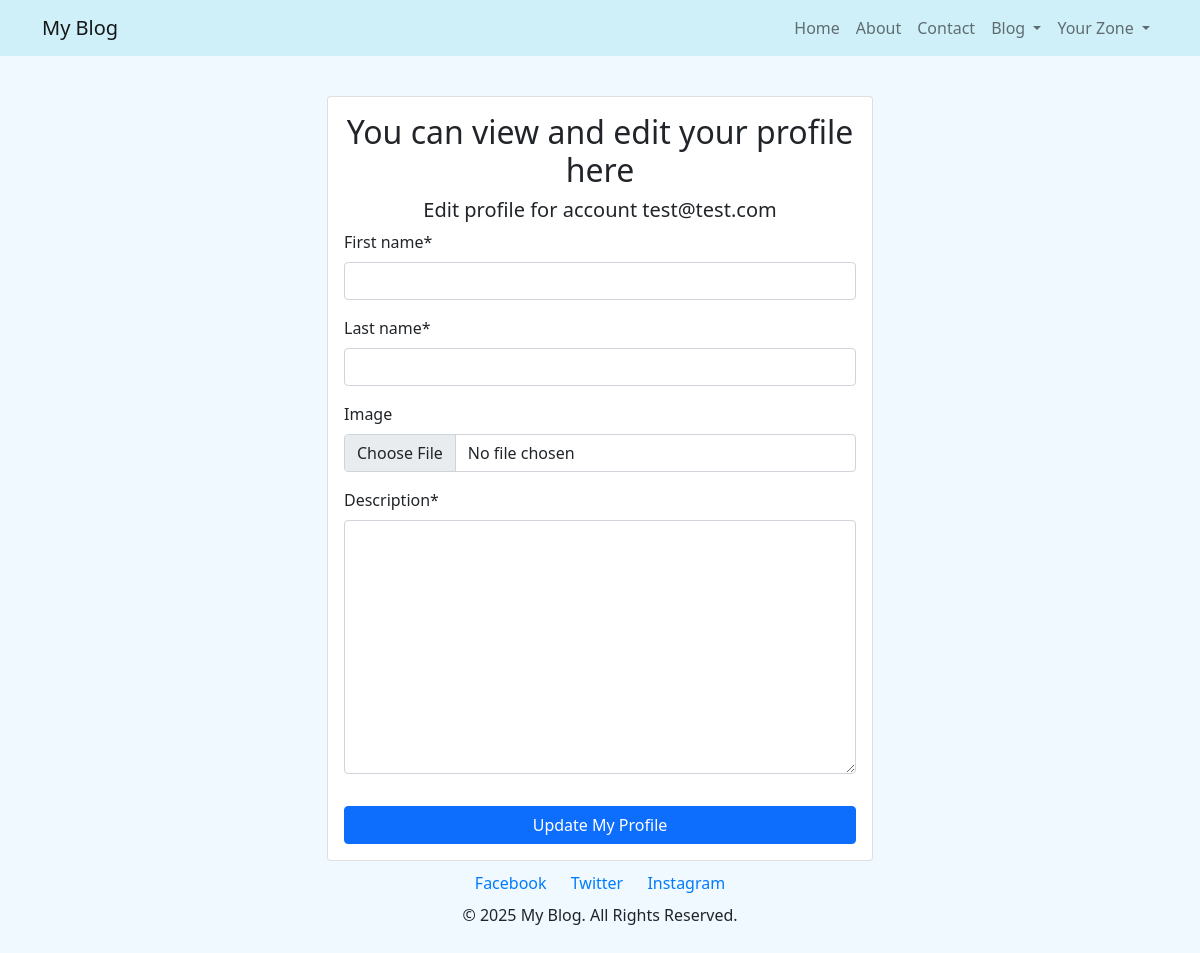
The app's page /accounts/profile/update/ (signed in), older data.
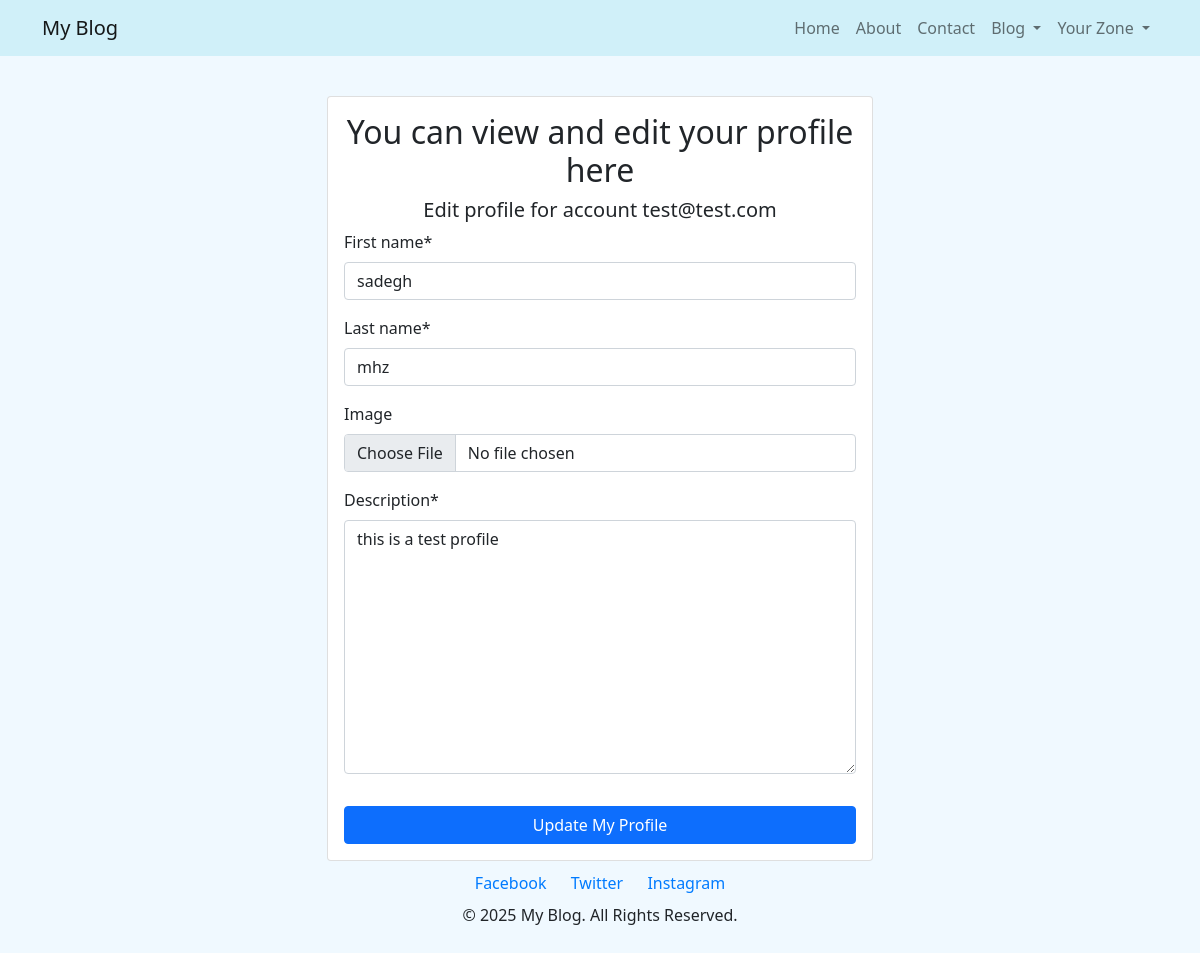
The same page, newer data.
### accounts/models.py (models this page shows, shortened)
class Profile(models.Model):
    user = models.ForeignKey(CustomUser, on_delete=models.CASCADE)
    first_name = models.CharField(max_length=255)
    last_name = models.CharField(max_length=255)
    image = models.ImageField(upload_to='profile/', blank=True, null=True)
    description = models.TextField()
    created_date = models.DateTimeField(auto_now_add=True)
    updated_date = models.DateTimeField(auto_now=True)

### accounts/views.py (the view, shortened to what this page needs)
# urls.py: path('profile/update/', views.UpdateProfileView.as_view(), name="update_profile"),
class UpdateProfileView(LoginRequiredMixin, generic.UpdateView):
    model = Profile
    fields = ('first_name', 'last_name', 'image', 'description')
    template_name = 'registration/profile.html'
    def get_object(self, queryset=None):
        return get_object_or_404(Profile, user=self.request.user)

### templates/registration/profile.html (shortened to what this page needs)
{% extends "_base.html" %}
{% load crispy_forms_tags %}
{% block content %}
<div class="row justify-content-center mt-3">
    <div class="col-md-6">
        <div class="card">
            <div class="card-body">
                <h2 class="text-center">You can view and edit your profile here </h2>
                <h5 class="text-center">Edit profile for account {{user.email}}</h5>
                <form method="POST" action="">
                    {{ form|crispy }}
                    <button type="submit" class="btn btn-primary w-100 mt-3">Update My Profile</button>
                </form>
            </div>
        </div>
    </div>
</div>
{% endblock content %}

Row changes from the older to the newer data that the page shows:
changed Profile: first_name (not shown) → "sadegh"; last_name (not shown) → "mhz"; description (not shown) → "this is a test profile"
